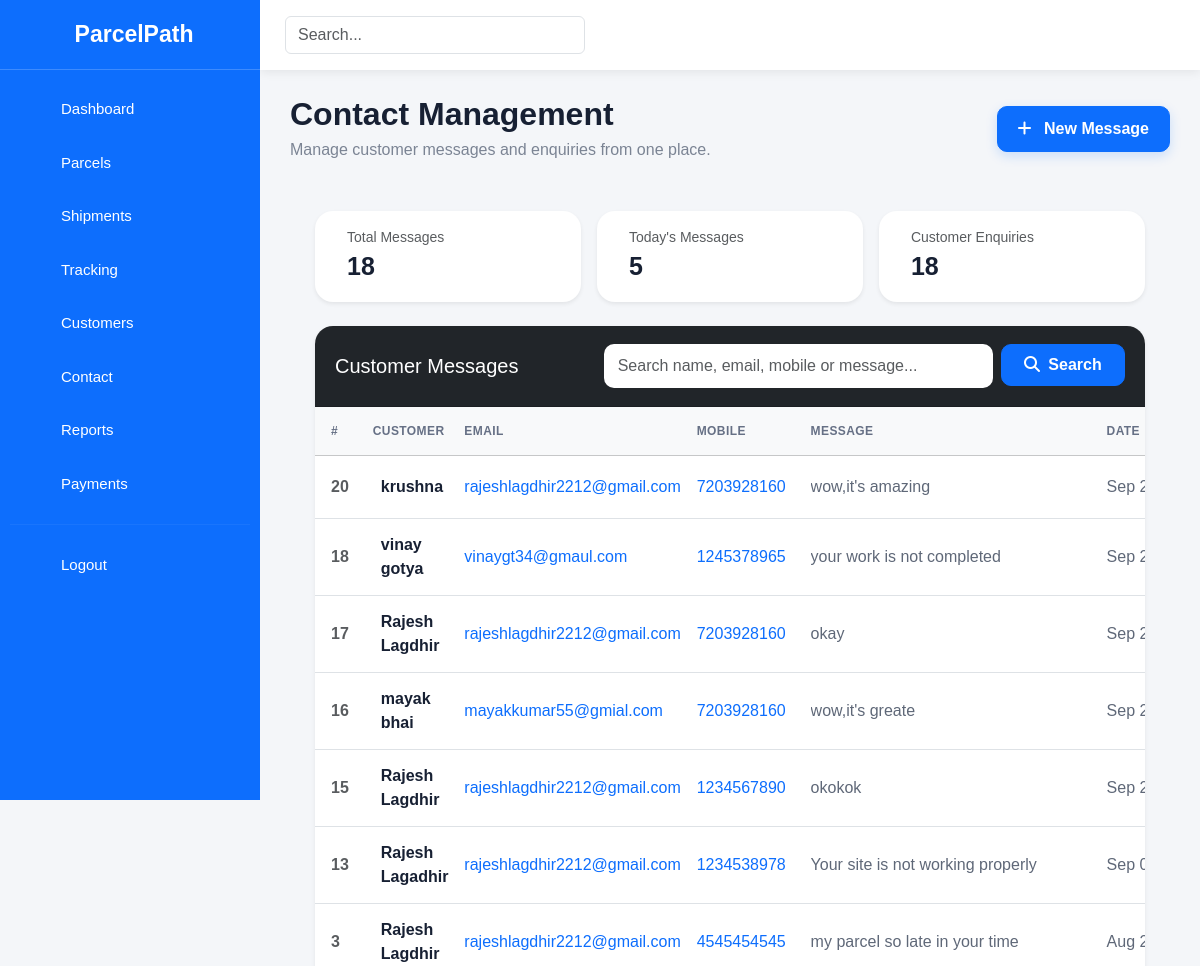
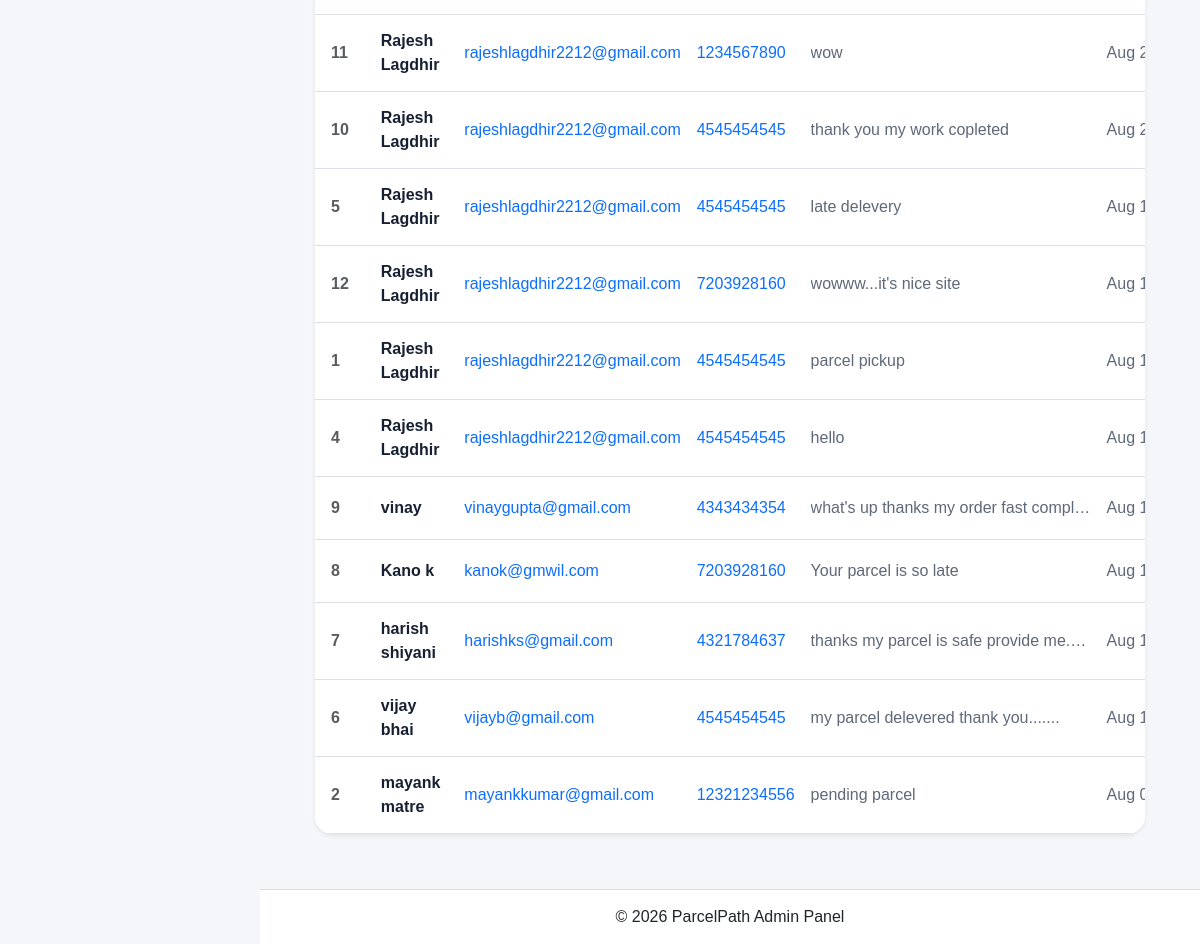
/custom_admin/cs_contact/, run on the app's committed database (2 pictures, top to bottom).
### ParcelPath/models.py (models this page shows, shortened)
class Contact(models.Model):
    name = models.CharField(max_length=50)
    email = models.EmailField()
    mobile = models.CharField(max_length=10)
    date = models.DateField()
    message = models.TextField()

### custom_admin/views.py (the view, shortened to what this page needs)
# urls.py: path("cs_contact/",views.cs_contact,name="cs_contact"),
def cs_contact(request):
    search = request.GET.get("search", "").strip()
    contacts = Contact.objects.all().order_by("-date", "-id")
    total_messages = Contact.objects.count()
    today = timezone.localdate()
    today_messages = Contact.objects.filter(
        date=today
    ).count()
    unread_messages = 0
    replied_messages = 0
    context = {
        "contacts": contacts,
        "total_messages": total_messages,
        "unread_messages": unread_messages,
        "replied_messages": replied_messages,
        "today_messages": today_messages,
        "search": search,
    }
    return render(
        request,
        "custom_admin/cs_contact.html",
        context
    )

### custom_admin/templates/custom_admin/cs_contact.html (shortened to what this page needs)
{% extends 'custom_admin/main.html' %}  {% block content %}
<div class="row align-items-center mb-4">
  <div class="col-lg-8">
    <h2 class="page-heading">
      Contact Management
    </h2>
    <p class="page-subtitle mb-0">
      Manage customer messages and enquiries from one place.
    </p>
  </div>
  <div class="col-lg-4 header-actions">
    <a href="{% url 'cs_contact_add' %}" class="btn btn-primary">
      <i class="fas fa-plus me-2"></i>
      New Message
    </a>
  </div>
</div>
<div class="contact-page">
  <div class="row g-3 mb-4">
    <div class="col-xl-4 col-md-6">
      <div class="card stat-card shadow-sm">
        <div class="card-body d-flex align-items-center">
          <div class="ms-3">
            <div class="text-muted small">Total Messages</div>
            <div class="stat-number">{{ total_messages }}</div>
          </div>
        </div>
      </div>
    </div>
    <div class="col-xl-4 col-md-6">
      <div class="card stat-card shadow-sm">
        <div class="card-body d-flex align-items-center">
          <div class="ms-3">
            <div class="text-muted small">Today's Messages</div>
            <div class="stat-number">{{ today_messages }}</div>
          </div>
        </div>
      </div>
    </div>
    <div class="col-xl-4 col-md-12">
      <div class="card stat-card shadow-sm">
        <div class="card-body d-flex align-items-center">
          <div class="ms-3">
            <div class="text-muted small">Customer Enquiries</div>
            <div class="stat-number">{{ total_messages }}</div>
          </div>
        </div>
      </div>
    </div>
  </div>
  <div class="card contact-table-card shadow-sm">
    <div class="card-header bg-dark text-white">
      <div class="row align-items-center g-3">
        <div class="col-lg-4">
          <h5 class="mb-0">Customer Messages</h5>
        </div>
        <div class="col-lg-8">
          <form method="GET">
            <div class="row g-2">
              <div class="col-md-9">
                <input
                  type="text"
                  name="search"
                  value="{{ search }}"
                  class="form-control search-box"
                  placeholder="Search name, email, mobile or message..."
                />
              </div>
              <div class="col-md-3">
                <button type="submit" class="btn btn-primary search-btn w-100">
                  <i class="fas fa-search me-1"></i>
                  Search
                </button>
              </div>
            </div>
          </form>
        </div>
      </div>
    </div>
    <div class="card-body p-0">
      <div class="table-responsive">
        <table class="table table-hover align-middle">
          <thead class="table-light">
            <tr>
              <th class="px-3">#</th>
              <th>Customer</th>
              <th>Email</th>
              <th>Mobile</th>
              <th>Message</th>
              <th>Date</th>
            </tr>
          </thead>
          <tbody>
            {% for contact in contacts %}
            <tr>
              <td class="px-3 fw-bold text-muted">{{ contact.id }}</td>
              <td>
                <div class="d-flex align-items-center">
                  <div class="ms-2">
                    <div class="customer-name">{{ contact.name }}</div>
                  </div>
                </div>
              </td>
              <td>
                <a
                  href="mailto:{{ contact.email }}"
                  class="text-decoration-none"
                >
                  {{ contact.email }}
                </a>
              </td>
              <td>
                <a href="tel:{{ contact.mobile }}" class="text-decoration-none">
                  {{ contact.mobile }}
                </a>
              </td>
              <td>
                <div class="message-preview" title="{{ contact.message }}">
                  {{ contact.message }}
                </div>
              </td>
              <td>
                <div class="contact-date">{{ contact.date|date:"M d, Y" }}</div>
              </td>
            </tr>
            {% endfor %}
          </tbody>
        </table>
      </div>
    </div>
  </div>
</div>
{% endblock %}

### custom_admin/templates/custom_admin/main.html (style rules this page uses)
* { box-sizing: border-box; }
body { margin: 0; background: #f4f6f9; font-family: Arial, sans-serif; overflow-x: hidden; }

### custom_admin/templates/custom_admin/cs_contact.html (style rules this page uses)
.contact-page { padding: 25px; }
.page-heading { font-weight: 800; color: #172033; margin-bottom: 5px; }
.page-subtitle { color: #7b8494; }
.header-actions { display: flex; justify-content: flex-end; }
.header-actions a { border-radius: 10px; font-weight: 600; padding: 10px 20px; box-shadow: 0 4px 12px rgba(13, 110, 253, 0.18); transition: all 0.2s ease; }
.stat-card { border: none; border-radius: 18px; transition: all 0.25s ease; overflow: hidden; }
.stat-number { font-size: 25px; font-weight: 800; color: #172033; }
.contact-table-card { border: none; border-radius: 18px; overflow: hidden; }
.contact-table-card .card-header { padding: 18px 20px; }
.table { margin-bottom: 0; }
.table th { white-space: nowrap; font-size: 12px; text-transform: uppercase; letter-spacing: 0.4px; color: #667085; padding-top: 15px; padding-bottom: 15px; }
.table td { vertical-align: middle; padding-top: 14px; padding-bottom: 14px; }
.customer-name { font-weight: 700; color: #172033; }
.message-preview { max-width: 280px; white-space: nowrap; overflow: hidden; text-overflow: ellipsis; color: #5f6878; }
.contact-date { white-space: nowrap; color: #5f6878; font-weight: 500; }
.search-box { border-radius: 10px; border: none; padding: 10px 14px; min-height: 42px; }
.search-btn { min-height: 42px; border-radius: 10px; font-weight: 600; }

### data on the page
Contact: id "20", name "krushna", email "rajeshlagdhir2212@gmail.com", mobile "7203928160", message "wow,it's amazing", date "Sep…"
Contact: id "18", name "vinay gotya", email "vinaygt34@gmaul.com", mobile "1245378965", message "your work is not completed", date "Sep…"
Contact: id "17", name "Rajesh Lagdhir", email "rajeshlagdhir2212@gmail.com", mobile "7203928160", message "okay", date "Sep…"
Contact: id "16", name "mayak bhai", email "mayakkumar55@gmial.com", mobile "7203928160", message "wow,it's greate", date "Sep…"
Contact: id "15", name "Rajesh Lagdhir", email "rajeshlagdhir2212@gmail.com", mobile "1234567890", message "okokok", date "Sep…"
Contact: id "13", name "Rajesh Lagadhir", email "rajeshlagdhir2212@gmail.com", mobile "1234538978", message "Your site is not working properly", date "Sep…"
Contact: id "3", name "Rajesh Lagdhir", email "rajeshlagdhir2212@gmail.com", mobile "4545454545", message "my parcel so late in your time", date "Aug…"
Contact: id "11", name "Rajesh Lagdhir", email "rajeshlagdhir2212@gmail.com", mobile "1234567890", message "wow", date "Aug…"
Contact: id "10", name "Rajesh Lagdhir", email "rajeshlagdhir2212@gmail.com", mobile "4545454545", message "thank you my work copleted", date "Aug…"
Contact: id "5", name "Rajesh Lagdhir", email "rajeshlagdhir2212@gmail.com", mobile "4545454545", message "late delevery", date "Aug…"
Contact: id "12", name "Rajesh Lagdhir", email "rajeshlagdhir2212@gmail.com", mobile "7203928160", message "wowww...it's nice site", date "Aug…"
Contact: id "1", name "Rajesh Lagdhir", email "rajeshlagdhir2212@gmail.com", mobile "4545454545", message "parcel pickup", date "Aug…"
Contact: id "4", name "Rajesh Lagdhir", email "rajeshlagdhir2212@gmail.com", mobile "4545454545", message "hello", date "Aug…"
Contact: id "9", name "vinay", email "vinaygupta@gmail.com", mobile "4343434354", message "what's up thanks my order fast compl…", date "Aug…"
Contact: id "8", name "Kano k", email "kanok@gmwil.com", mobile "7203928160", message "Your parcel is so late", date "Aug…"
Contact: id "7", name "harish shiyani", email "harishks@gmail.com", mobile "4321784637", message "thanks my parcel is safe provide me.…", date "Aug…"
Contact: id "6", name "vijay bhai", email "vijayb@gmail.com", mobile "4545454545", message "my parcel delevered thank you.......", date "Aug…"
Contact: id "2", name "mayank matre", email "mayankkumar@gmail.com", mobile "12321234556", message "pending parcel", date "Aug…"

### other printed values
{{ total_messages }} "18"
{{ today_messages }} "5"
